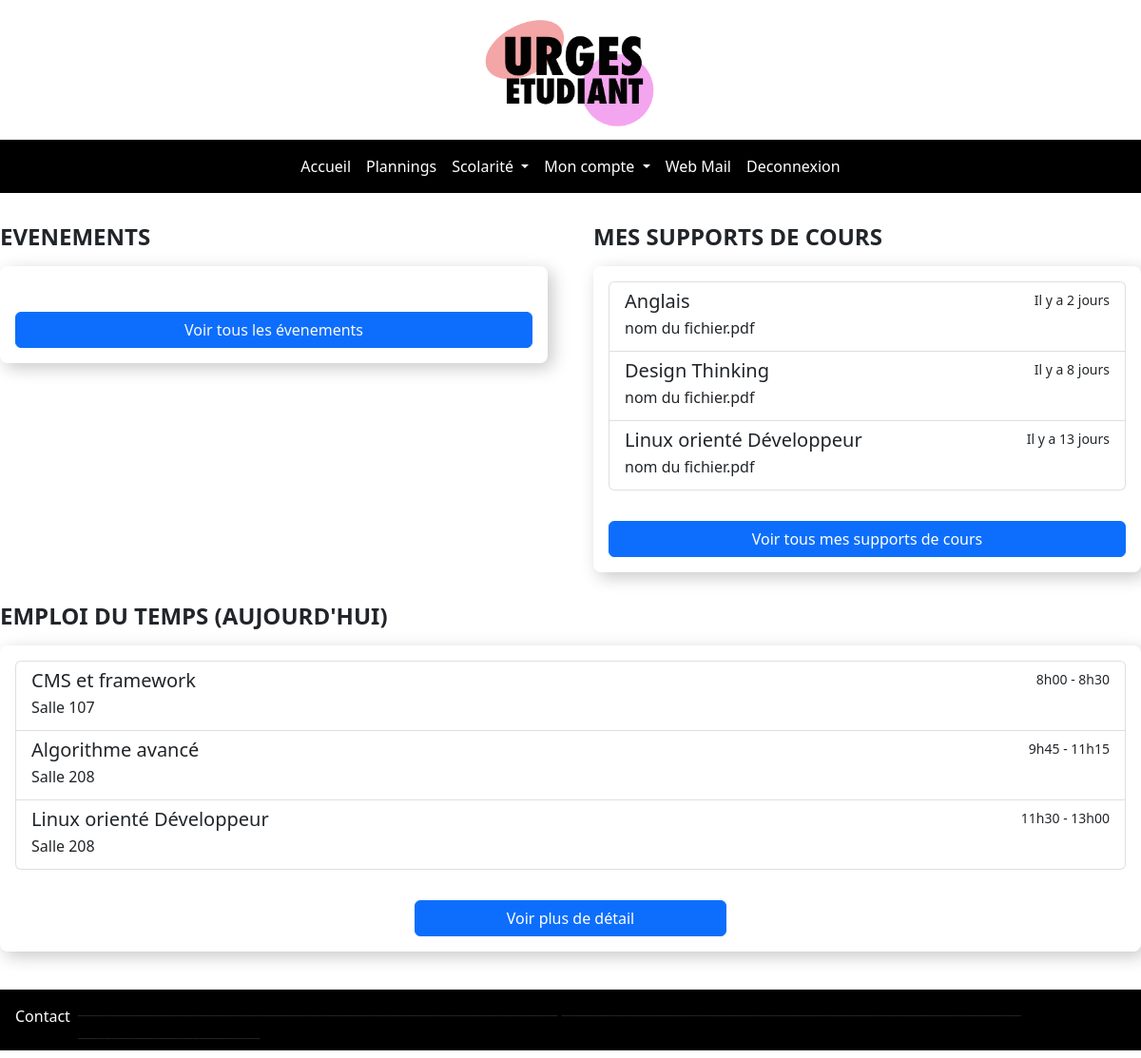
The page /etudiant/pages/Home/index.php (signed in) on the database as committed earlier.
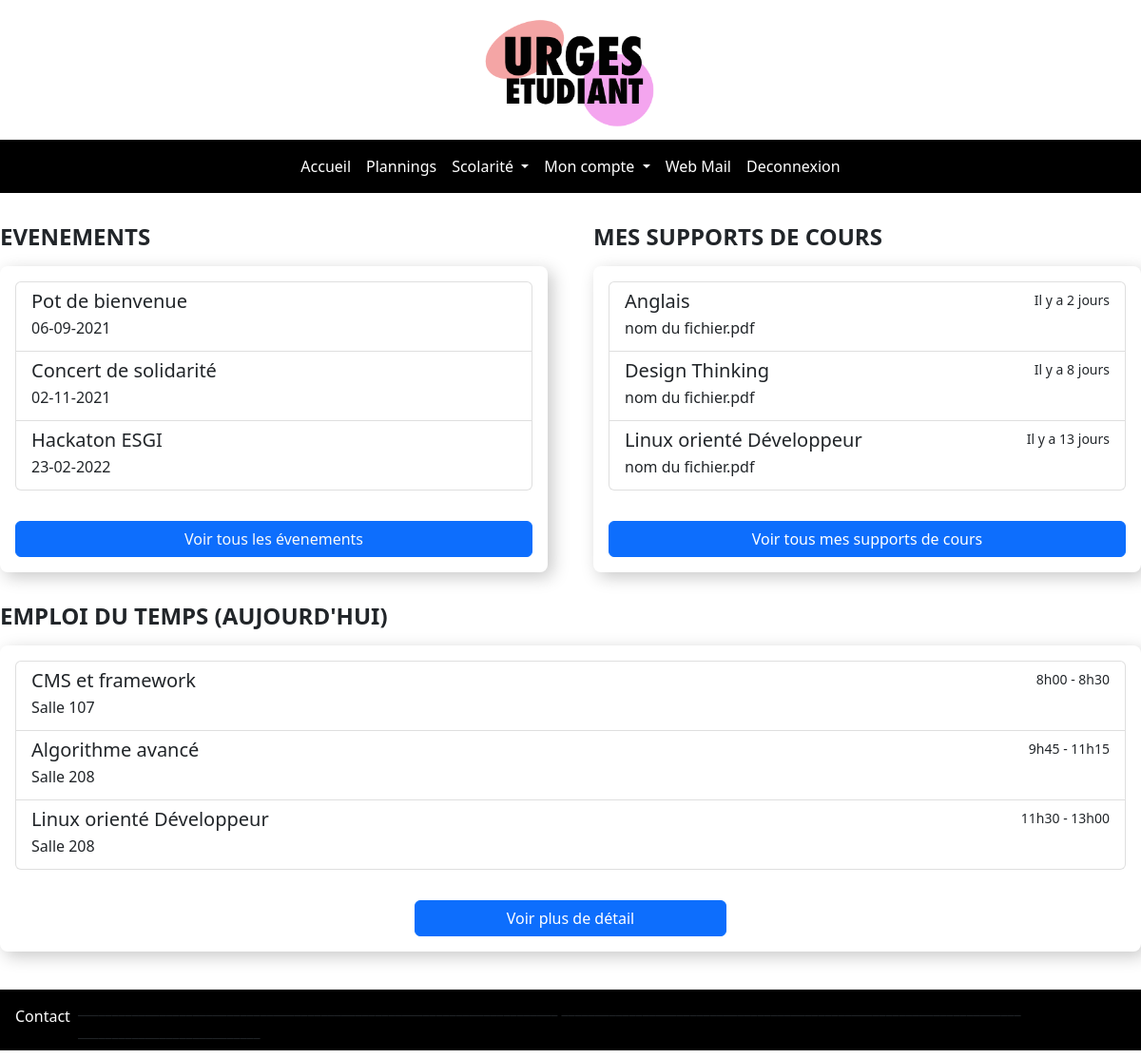
The same page on the database as committed later.
### tables this page shows
CREATE TABLE `evenements` (
  `id_event` int(11) NOT NULL,
  `texte_event` varchar(500) NOT NULL,
  `resume_event` varchar(100) NOT NULL,
  `date_event` varchar(12) NOT NULL,
  `archive` varchar(10) NOT NULL
);

### etudiant/pages/Home/index.php (the view, shortened to what this page needs)
<?php
include('../../function/bdd.php');
include('../../function/header.php');
include('../../function/nav_menu.php');
?>
<!DOCTYPE html>
<html lang="en">
    <div style=" display: flex; flex-wrap: wrap; justify-content: space-between; width: 100%; margin-top: 24px;">
      <div style="width: 48%;  margin-bottom: 32px;">
        <h2 style="font-size: 24px; font-weight: bold; margin-bottom: 16px">EVENEMENTS</h2>
        <div style="width: 100%; border-radius: 8px; box-shadow: 5px 5px 18px rgba(0, 0, 0, 0.218);">
          <div class="list-group" style="padding: 16px;">
          <?php
          $req="SELECT * FROM `evenements` WHERE `archive` = '0' LIMIT 3";
          $ex=$link->prepare($req);
          $ex->execute();
          while($row=$ex->fetch())
          {
                  echo  "<a href='consult_evenement.php?id=".$row['id_event']."' class='list-group-item list-group-item-action' aria-current='true'>";
                    echo  "<div class='d-flex w-100 justify-content-between'>";
                      echo  "<h5 class='mb-1'>".$row['resume_event']."</h5>";
                    echo  "</div>";
                    echo  "<p class='mb-1'>".$row['date_event']."</p>";
                  echo  "</a>";
          }
          ?>
          </div>
          <div class="d-grid gap-2" style="padding: 16px;">
            <button class="btn btn-primary" type="button"><a href="evenement.php" class="text-light text-decoration-none">Voir tous les évenements</a></button>
          </div>
        </div>
      </div>
      <div style="width: 48%;  margin-bottom: 32px;">
        <h2 style="font-size: 24px; font-weight: bold; margin-bottom: 16px">MES SUPPORTS DE COURS</h2>
        <div style="width: 100%; border-radius: 8px; box-shadow: 5px 5px 18px rgba(0, 0, 0, 0.218);">
          <div class="list-group" style="padding: 16px;">
            <a href="#" class="list-group-item list-group-item-action" aria-current="true">
              <div class="d-flex w-100 justify-content-between">
                <h5 class="mb-1">Anglais</h5>
                <small>Il y a 2 jours</small>
              </div>
              <p class="mb-1">nom du fichier.pdf</p>
            </a>
            <a href="#" class="list-group-item list-group-item-action" aria-current="true">
              <div class="d-flex w-100 justify-content-between">
                <h5 class="mb-1">Design Thinking</h5>
                <small>Il y a 8 jours</small>
              </div>
              <p class="mb-1">nom du fichier.pdf</p>
            </a>
            <a href="#" class="list-group-item list-group-item-action" aria-current="true">
              <div class="d-flex w-100 justify-content-between">
                <h5 class="mb-1">Linux orienté Développeur </h5>
                <small>Il y a 13 jours</small>
              </div>
              <p class="mb-1">nom du fichier.pdf</p>
            </a>
          </div>
          <div class="d-grid gap-2" style="padding: 16px;">
            <button class="btn btn-primary" type="button">Voir tous mes supports de cours </button>
          </div>
        </div>
      </div>
      <div style="width: 100%;  margin-bottom: 32px;">
        <h2 style="font-size: 24px; font-weight: bold; margin-bottom: 16px">EMPLOI DU TEMPS (AUJOURD'HUI) </h2>
        <div style="width: 100%; border-radius: 8px; box-shadow: 5px 5px 18px rgba(0, 0, 0, 0.218);">
          <div class="list-group" style="padding: 16px;">
            <a href="#" class="list-group-item list-group-item-action" aria-current="true">
              <div class="d-flex w-100 justify-content-between">
                <h5 class="mb-1">CMS et framework</h5>
                <small>8h00 - 8h30</small>
              </div>
              <p class="mb-1">Salle 107</p>
            </a>
            <a href="#" class="list-group-item list-group-item-action" aria-current="true">
              <div class="d-flex w-100 justify-content-between">
                <h5 class="mb-1">Algorithme avancé</h5>
                <small>9h45 - 11h15</small>
              </div>
              <p class="mb-1">Salle 208</p>
            </a>
            <a href="#" class="list-group-item list-group-item-action" aria-current="true">
              <div class="d-flex w-100 justify-content-between">
                <h5 class="mb-1">Linux orienté Développeur </h5>
                <small>11h30 - 13h00</small>
              </div>
              <p class="mb-1">Salle 208</p>
            </a>
          </div>
          <div class="d-grid gap-2" style=" padding: 16px; width: 30%; margin: 0 auto;;">
            <button class="btn btn-primary" type="button">Voir plus de détail</button>
          </div>
        </div>
      </div>
<?php include('../../function/footer.php'); ?>
    </div>
</body>
</html>

Rows that differ between the two databases and show on the page:
added evenements: resume_event "Pot de bienvenue", date_event "06-09-2021"
added evenements: resume_event "Concert de solidarité", date_event "02-11-2021"
added evenements: resume_event "Hackaton ESGI", date_event "23-02-2022"
